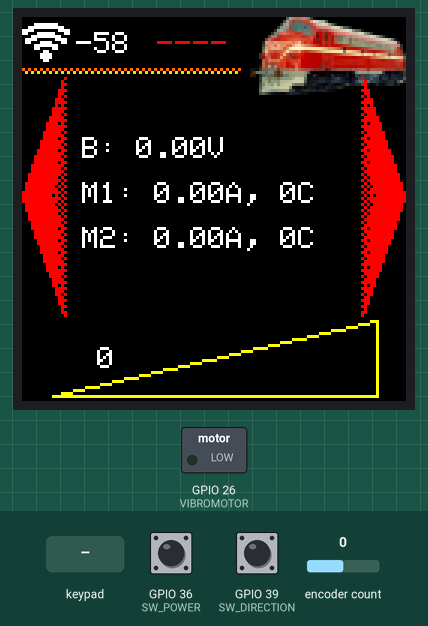
This sketch was run on a simulated ESP32. Shown: 128×128 colour display, switched loads named in the sketch (green lamp = pin HIGH). The inputs (shaded band) are chosen by the test bench; at power-on: GPIO 36 (SW_POWER) HIGH, GPIO 39 (SW_DIRECTION) HIGH, encoder count 0. WiFi joins after 1.5 s; servers stay silent unless stated; what the sketch prints to the serial monitor is not drawn.

Above: at 2.9 s.
3.0 s: key 'A' pressed
At 4.2 s:
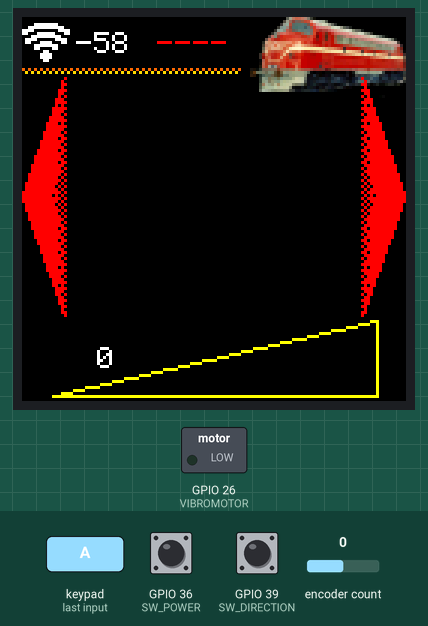
4.5 s: GPIO 36 (SW_POWER) pulled LOW for 0.15 s
At 4.7 s:
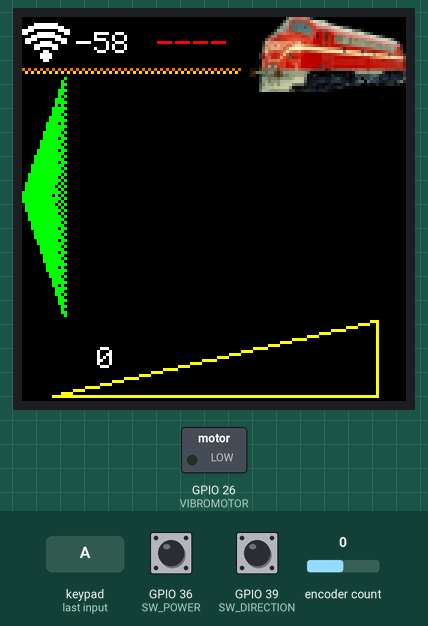
Timing chart, 0 to 7.5 s (numbered marks = the images above; inputs shaded):
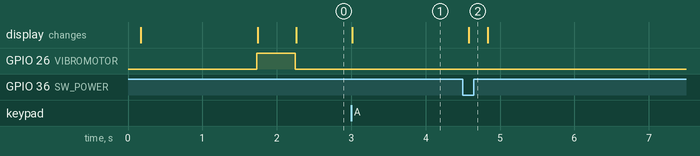

The sketch:

Wifi_Throttle.ino
```cpp
#include "AiEsp32RotaryEncoder.h"
#include "Arduino.h"
#include "Keypad.h"
#include <SPI.h>
#include <Adafruit_GFX.h>
#include <Adafruit_SSD1351.h>
#include <Fonts/FreeSerifBold18pt7b.h>
#include "icons.h"
#include "globals.h"
#include "settings.h"
#include <jled.h>

#include <WiFi.h>
#include "WiFiUdp.h"
WiFiUDP udp;

Adafruit_SSD1351 display = Adafruit_SSD1351(SCREEN_WIDTH, SCREEN_HEIGHT, &SPI, OLED_CS, OLED_DC,  OLED_RESET);

Keypad keypad = Keypad(makeKeymap(keys), rowPins, colPins, ROWS, COLS);

AiEsp32RotaryEncoder rotaryEncoder = AiEsp32RotaryEncoder(ROTARY_ENCODER_A_PIN, ROTARY_ENCODER_B_PIN, ROTARY_ENCODER_BUTTON_PIN, ROTARY_ENCODER_VCC_PIN, ROTARY_ENCODER_STEPS);

JLed VibroMotor = JLed(VIBROMOTOR).Off();

void rotary_onButtonClick()
{
  static unsigned long lastTimePressed = 0;
  //ignore multiple press in that time milliseconds
  if (millis() - lastTimePressed < 500)
  {
    return;
  }
  lastTimePressed = millis();
  Serial.print("button pressed at ");
  Serial.println(millis());
}

void rotary_loop()
{
  // ignore rotary changes if the power switch is off
  int encodervalue;
  if (power_sw == 0) {
    encodervalue = rotaryEncoder.readEncoder();
  } else {
    return;
  }

  // do not do anything if the value did not change
  if (!rotaryEncoder.encoderChanged())
  {
    return;
  }
  if (!stopped && (encodervalue==0)) {
    stopped = true;
    VibroMotor = JLed(VIBROMOTOR).Blink(500, 100).Repeat(1);
  }
  if (stopped && (encodervalue>0)) {
    stopped = false;
  }

  // simulate the speed tick
  if (!stopped && (encodervalue>0) && speedtick) {
    VibroMotor = JLed(VIBROMOTOR).Blink(25,20*(255-encodervalue)).Forever();
  }
  Serial.print("Value: ");
  Serial.println(encodervalue);
  UpdateDisplay(OLED_UPDATE_SPEED);

}

void DisplaySplashScreen() {
  for (int x=0; x<128; x++) {
    for (int y=0; y<128; y++) {
      display.drawPixel(x, y, splash[y*128+x]);
    }
  }
}

void DrawBackgroundScreen() {
  for (int x=0; x<128; x++) {
    for (int y=0; y<128; y++) {
      display.drawPixel(x, y, background[y*128+x]);
    }
  }
}

void UpdateDisplay(byte UpdateReason) {

  //Serial.print("Screen update: ");
  //Serial.println(UpdateReason);
  // RSSI update

  display.setFont();
  if (millis()-lastRSSI>500) {
    display.setTextSize(1);
    int rssi = WiFi.RSSI();
    display.drawBitmap(OLED_WIFI_X, OLED_WIFI_Y, icon_blank, 16, 16, OLED_Color_Black);
    if (rssi<-80) {
      display.drawBitmap(OLED_WIFI_X, OLED_WIFI_Y, icon_wifi[0], 16, 16, OLED_Color_Red);
      display.setTextColor(OLED_Color_Red);
    } else {
       if (rssi<-70) {
          display.drawBitmap(OLED_WIFI_X, OLED_WIFI_Y, icon_wifi[1], 16, 16, OLED_Color_Yellow);
          display.setTextColor(OLED_Color_Yellow);
       } else {
          if (rssi<-60) {
            display.drawBitmap(OLED_WIFI_X, OLED_WIFI_Y, icon_wifi[2], 16, 16, OLED_Color_White);
            display.setTextColor(OLED_Color_White);
          } else {
            display.drawBitmap(OLED_WIFI_X, OLED_WIFI_Y, icon_wifi[3], 16, 16, OLED_Color_White);
            display.setTextColor(OLED_Color_White);
          }
       }
    }
    display.fillRect(OLED_RSSI_X,OLED_RSSI_Y, OLED_SMALLFONT_W*3, OLED_SMALLFONT_H, OLED_Color_Black);
    display.setCursor(OLED_RSSI_X,OLED_RSSI_Y);
    display.println(rssi);
    lastRSSI = millis();
  }

  // Speed update
  if (UpdateReason & OLED_UPDATE_SPEED) {
    int encoder = rotaryEncoder.readEncoder();
    display.fillTriangle(OLED_SPEED_X,OLED_SPEED_Y, OLED_SPEED_X+OLED_SPEED_W,OLED_SPEED_Y, OLED_SPEED_X+OLED_SPEED_W,OLED_SPEED_Y-OLED_SPEED_H,OLED_Color_Black);
    display.drawTriangle(OLED_SPEED_X,OLED_SPEED_Y, OLED_SPEED_X+OLED_SPEED_W,OLED_SPEED_Y, OLED_SPEED_X+OLED_SPEED_W,OLED_SPEED_Y-OLED_SPEED_H,OLED_Color_Yellow);
    display.fillTriangle(OLED_SPEED_X,OLED_SPEED_Y, OLED_SPEED_X+(int)(OLED_SPEED_W*encoder/255),OLED_SPEED_Y, OLED_SPEED_X+(int)(OLED_SPEED_W*encoder/255),OLED_SPEED_Y-(int)(OLED_SPEED_H*encoder/255),OLED_Color_Yellow);

    display.setTextColor(OLED_Color_White);
    display.setCursor(OLED_ENCODER_VAL_X,OLED_ENCODER_VAL_Y);
    display.fillRect(OLED_ENCODER_VAL_X,OLED_ENCODER_VAL_Y, OLED_SMALLFONT_W*3, OLED_SMALLFONT_H, OLED_Color_Black);
    display.print(rotaryEncoder.readEncoder());
  }

  // Direction
  if (UpdateReason & OLED_UPDATE_DIRECTION) {
    //Serial.println("Direction");
    if (power_sw == 1) {
      // both arrow red
      //Serial.println("Red arrows");
      display.drawBitmap(OLED_LEFTDIR_X, OLED_LEFTDIR_Y, dir_left, 15, 80, OLED_Color_Red);
      display.drawBitmap(OLED_RIGHTDIR_X, OLED_RIGHTDIR_Y, dir_right, 15, 80, OLED_Color_Red);
    } else {
      if (direction_sw == 0) {
        // forward
        //Serial.println("Right green");
        display.drawBitmap(OLED_LEFTDIR_X, OLED_LEFTDIR_Y, dir_left, 15, 80, OLED_Color_Black);
        display.drawBitmap(OLED_RIGHTDIR_X, OLED_RIGHTDIR_Y, dir_right, 15, 80, OLED_Color_Green);
      } else {
        // reverse
        //Serial.println("Left green");
        display.drawBitmap(OLED_LEFTDIR_X, OLED_LEFTDIR_Y, dir_left, 15, 80, OLED_Color_Green);
        display.drawBitmap(OLED_RIGHTDIR_X, OLED_RIGHTDIR_Y, dir_right, 15, 80, OLED_Color_Black);
      }
    }

  }

  // Sabertooth info update
  if (UpdateReason & OLED_UPDATE_SABER) {
    if (millis()-lastSaber>500) {

      if (displaymode==0) {
        // All Sabertooth data on the screen
        display.fillRect(OLED_ALL_BAT_X,OLED_ALL_BAT_Y, OLED_SMALLFONT_W*OLED_ALL_BAT_W, OLED_SMALLFONT_H, OLED_Color_Black);
        display.setTextColor(OLED_Color_White);
        display.setCursor(OLED_ALL_BAT_X,OLED_ALL_BAT_Y);
        display.print("B: ");
        display.print(battery);
        display.print("V");

        display.fillRect(OLED_ALL_M1_X,OLED_ALL_M1_Y, OLED_SMALLFONT_W*OLED_ALL_M1_W, OLED_SMALLFONT_H, OLED_Color_Black);
        display.setCursor(OLED_ALL_M1_X,OLED_ALL_M1_Y);
        display.print("M1: ");
        display.print(m1current);
        display.print("A, ");
        display.print(m1temp);
        display.print("C");

        display.fillRect(OLED_ALL_M2_X,OLED_ALL_M2_Y, OLED_SMALLFONT_W*OLED_ALL_M2_W, OLED_SMALLFONT_H, OLED_Color_Black);
        display.setCursor(OLED_ALL_M2_X,OLED_ALL_M2_Y);
        display.print("M2: ");
        display.print(m2current);
        display.print("A, ");
        display.print(m2temp);
        display.print("C");
      }
      if (displaymode==1) {
        // Battery information
        display.setTextColor(OLED_Color_White);
        display.setCursor(OLED_BATTEXT_X,OLED_BATTEXT_Y);
        display.print("Battery");
        display.setFont(&FreeSerifBold18pt7b);
        display.fillRect(OLED_BAT_X,OLED_BAT_Y, OLED_LARGEFONT_W*OLED_BAT_W, OLED_LARGEFONT_H, OLED_Color_Black);
        display.setTextColor(OLED_Color_White);
        display.setCursor(OLED_BAT_X,OLED_BAT_Y+OLED_LARGEFONT_H);
        display.print(battery);
        display.setFont();
        display.fillRect(OLED_BATMIN_X,OLED_BATMIN_Y, OLED_SMALLFONT_W*OLED_BAT_W, OLED_SMALLFONT_H, OLED_Color_Black);
        display.setCursor(OLED_BATMIN_X,OLED_BATMIN_Y);
        display.print(battmin);
      }
      if (displaymode==2) {
        // Current information
        display.setTextColor(OLED_Color_White);
        display.setCursor(OLED_CURTEXT_X,OLED_CURTEXT_Y);
        display.print("Current");
        display.setFont(&FreeSerifBold18pt7b);
        display.fillRect(OLED_CURM1_X,OLED_CURM1_Y, OLED_LARGEFONT_W*OLED_CUR_W, OLED_LARGEFONT_H, OLED_Color_Black);
        display.setTextColor(OLED_Color_White);
        display.setCursor(OLED_CURM1_X,OLED_CURM1_Y+OLED_LARGEFONT_H);
        display.print(m1current);
        display.fillRect(OLED_CURM2_X,OLED_CURM2_Y, OLED_LARGEFONT_W*OLED_CUR_W, OLED_LARGEFONT_H, OLED_Color_Black);
        display.setCursor(OLED_CURM2_X,OLED_CURM2_Y+OLED_LARGEFONT_H);
        display.print(m2current);
        display.setFont();
      }
      if (displaymode==3) {
        // Temperature information
        display.setTextColor(OLED_Color_White);
        display.setCursor(OLED_TEMPTEXT_X,OLED_TEMPTEXT_Y);
        display.print("Temperature");
        display.setFont(&FreeSerifBold18pt7b);
        display.fillRect(OLED_TEMPM1_X,OLED_TEMPM1_Y, OLED_LARGEFONT_W*OLED_TEMP_W, OLED_LARGEFONT_H, OLED_Color_Black);
        display.setTextColor(OLED_Color_White);
        display.setCursor(OLED_TEMPM1_X,OLED_TEMPM1_Y+OLED_LARGEFONT_H);
        display.print(m1temp);
        display.print("C");
        display.fillRect(OLED_TEMPM2_X,OLED_TEMPM2_Y, OLED_LARGEFONT_W*OLED_TEMP_W, OLED_LARGEFONT_H, OLED_Color_Black);
        display.setCursor(OLED_TEMPM2_X,OLED_TEMPM2_Y+OLED_LARGEFONT_H);
        display.print(m2temp);
        display.print("C");
        display.setFont();
      }

      lastSaber = millis();
    }
  }

  // Controller response interval
  if (UpdateReason & OLED_UPDATE_INTERVAL) {
    if (millis()-lastResponseUpdate>500) {

      String text = String(lastResponseInterval);
      if (lastResponseInterval>1000) {
        display.setTextColor(OLED_Color_Red);
        text = "----";
      } else {
        if (lastResponseInterval>500) {
          display.setTextColor(OLED_Color_Yellow);
        } else {
          display.setTextColor(OLED_Color_White);
        }
      }

      display.setCursor(OLED_INTERVAL_X,OLED_INTERVAL_Y);
      display.fillRect(OLED_INTERVAL_X,OLED_INTERVAL_Y, OLED_SMALLFONT_W*4, OLED_SMALLFONT_H, OLED_Color_Black);
      display.print(text);

      lastResponseUpdate = millis();
    }
  }

}

void setup()
{
  Serial.begin(115200);
  delay(100);
  Serial.println();
  Serial.println("Rotary Encoder test");

    display.begin();
    display.setFont();
    display.fillScreen(OLED_Backround_Color);
    DisplaySplashScreen();
    display.setTextColor(OLED_Text_Color);
    display.setTextSize(1);


  pinMode(SW_POWER, INPUT);
  pinMode(SW_DIRECTION, INPUT);
  pinMode(VIBROMOTOR, OUTPUT);

  //we must initialize rotary encoder
  rotaryEncoder.begin();

  rotaryEncoder.setup(
    [] { rotaryEncoder.readEncoder_ISR(); },
    [] { rotary_onButtonClick(); });

  //set boundaries and if values should cycle or not
  //in this example we will set possible values between 0 and 1000;
  bool circleValues = false;
  rotaryEncoder.setBoundaries(0, 255, circleValues); //minValue, maxValue, circleValues true|false (when max go to min and vice versa)

  /*Rotary acceleration introduced 25.2.2021.
   * in case range to select is huge, for example - select a value between 0 and 1000 and we want 785
   * without accelerateion you need long time to get to that number
   * Using acceleration, faster you turn, faster will the value raise.
   * For fine tuning slow down.
   */
  //rotaryEncoder.disableAcceleration(); //acceleration is now enabled by default - disable if you dont need it
  rotaryEncoder.setAcceleration(100); //or set the value - larger number = more accelearation; 0 or 1 means disabled acceleration

    Serial.print("Connecting to wifi network");

    WiFi.begin(ssid, password);

    while (WiFi.status() != WL_CONNECTED) {
      delay(500);
      Serial.print(".");
    }

    Serial.println("");
    Serial.print("Connected to ");
    Serial.println(ssid);
    Serial.print("IP address: ");
    Serial.println(WiFi.localIP());
    Serial.print("Signal [RSSI]: ");
    Serial.println(WiFi.RSSI());

  if (udp.begin(4445)) {
    Serial.print("UDP running at IP: ");
    Serial.print(WiFi.localIP());
    Serial.println(" port: 4445");
  }
  VibroMotor = JLed(VIBROMOTOR).Blink(50, 50).Repeat(3);

  DrawBackgroundScreen();
  UpdateDisplay(OLED_UPDATE_ALL);
}

void loop()
{
  //in loop call your custom function which will process rotary encoder values
  rotary_loop();

  VibroMotor.Update();

  if (millis() - lastWifiCheck >= 250) {
    // reconnect to the wifi network if connection is lost
    if (WiFi.status() != WL_CONNECTED) {
      Serial.println("Reconnecting to wifi...");
      WiFi.reconnect();
    }
    lastWifiCheck = millis();
  }

  char key = keypad.getKey();

  if (key) {
    Serial.print("Key pressed: ");
    Serial.println(key);
    switch (key) {
      case '1':
        lightState = !lightState;
        Serial.print("Light 1: ");
        Serial.println(lightState);
        break;
      case '2':
        light3State = !light3State;
        break;
      case '3':
        light4State = !light4State;
        break;
      case '4':
        soundid = 1;
        lastSound = millis();
        break;
      case '5':
        soundid = 2;
        lastSound = millis();
        break;
      case '6':
        soundid = 3;
        lastSound = millis();
        break;
      case '7':
        soundid = 4;
        lastSound = millis();
        break;
      case '8':
        soundid = 5;
        lastSound = millis();
        break;
      case '9':
        soundid = 6;
        lastSound = millis();
        break;
      case 'A':
        displaymode = 0;
        display.fillRect(OLED_CLEAR_X,OLED_CLEAR_Y, OLED_CLEAR_W, OLED_CLEAR_H, OLED_Color_Black);
        break;
      case 'B':
        displaymode = 1;
        display.fillRect(OLED_CLEAR_X,OLED_CLEAR_Y, OLED_CLEAR_W, OLED_CLEAR_H, OLED_Color_Black);
        break;
      case 'C':
        displaymode = 2;
        display.fillRect(OLED_CLEAR_X,OLED_CLEAR_Y, OLED_CLEAR_W, OLED_CLEAR_H, OLED_Color_Black);
        break;
      case 'D':
        displaymode = 3;
        display.fillRect(OLED_CLEAR_X,OLED_CLEAR_Y, OLED_CLEAR_W, OLED_CLEAR_H, OLED_Color_Black);
        break;
      case '#':
        speedtick = !speedtick;
        if (!speedtick) VibroMotor = JLed(VIBROMOTOR).Off();
        break;

    }
  } else {
    if (millis()-lastSound > 500) {
      soundid = 0;
    }
  }

  if (millis()-lastUDP > 250) {
    int direction_temp = digitalRead(SW_DIRECTION);
    if (direction_temp!=direction_sw) {
      direction_sw = direction_temp;
      UpdateDisplay(OLED_UPDATE_DIRECTION);
    }
    int power_temp = digitalRead(SW_POWER);
    if (power_temp!=power_sw) {
      power_sw = power_temp;
      UpdateDisplay(OLED_UPDATE_DIRECTION);
    }
    ThrottleBuffer[0] = direction_sw ? 1 : 0;
    if (power_sw == 0) {
      ThrottleBuffer[1] = rotaryEncoder.readEncoder();
    } else {
      ThrottleBuffer[1] = 0;
      rotaryEncoder.setEncoderValue(0);
      if (!stopped) {
        VibroMotor = JLed(VIBROMOTOR).Blink(500, 100).Repeat(1);
        stopped = true;
      }
      UpdateDisplay(OLED_UPDATE_SPEED + OLED_UPDATE_DIRECTION);
    }
    ThrottleBuffer[2] = 0;
    ThrottleBuffer[2] += lightState << 7;
    ThrottleBuffer[2] += light3State << 6;
    ThrottleBuffer[2] += light4State << 5;
    ThrottleBuffer[3] = soundid;
    ThrottleBuffer[4] = 0;
    udp.beginPacket(udpAddress,udpPort);
    udp.write(ThrottleBuffer, 5);
    udp.endPacket();
    //Serial.print("UDP packet sent : ");
    //Serial.print(ThrottleBuffer[0]);
    //Serial.print(", ");
    //Serial.print(ThrottleBuffer[1]);
    //Serial.print(", ");
    //Serial.print(ThrottleBuffer[2]);
    //Serial.print(", ");
    //Serial.print(ThrottleBuffer[3]);
    //Serial.print(", ");
    //Serial.print(ThrottleBuffer[4]);
    //Serial.println(" <");

    lastUDP=millis();
  }


  int packetSize = udp.parsePacket();
  if (packetSize) {
    //Serial.print("Received packet of size ");
    //Serial.println(packetSize);
    //Serial.print("From ");
    //IPAddress remoteIp = udp.remoteIP();
    //Serial.print(remoteIp);
    //Serial.print(", port ");
    //Serial.println(udp.remotePort());
    // read the packet into packetBufffer
    int len = udp.read(packetBuffer, 255);
    if (len > 0) {
      packetBuffer[len] = 0;
    }
    //Serial.println("Contents:");
    //Serial.println(packetBuffer);
    battery = ((float)packetBuffer[0]*256+packetBuffer[1])/10;
    if (battery<battmin) {
      battmin = battery;
    }
    m1current = ((float)packetBuffer[2]*256+packetBuffer[3])/10;
    m1temp = packetBuffer[4];
    m2current = ((float)packetBuffer[5]*256+packetBuffer[6])/10;
    m2temp = packetBuffer[7];
    lastResponseInterval=millis()-lastResponse;
    lastResponse=millis();
    UpdateDisplay(OLED_UPDATE_SABER+OLED_UPDATE_INTERVAL);
  }

  if (millis()-lastResponse > 500) {
    lastResponseInterval=millis()-lastResponse;
    UpdateDisplay(OLED_UPDATE_INTERVAL);
  }


}
```

Source omitted: globals.h (4356 bytes), icons.h (data table, 268004 bytes), settings.h (2341 bytes)

Measured:
- after the input at 3.0 s, the display: changes at once (image 1)
- after the input at 4.5 s, the display: changes after 0.08 s (image 2)
